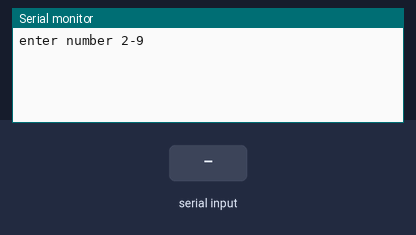
The sketch below on a simulated Arduino Uno, built with avr-gcc and run on an emulated ATmega328P. Shown: the last lines printed to the serial monitor. The inputs (shaded band) are chosen by the test bench.

Above: at 1.2 s.
1.3 s: "90,45\n" received over Serial
At 1.41 s:
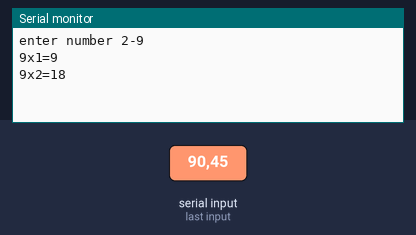
2.9 s: "30,150\n" received over Serial
At 4.92 s:
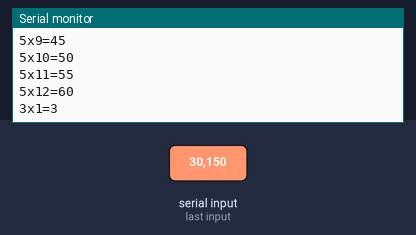
Timing chart, 0 to 6.4 s (numbered marks = the images above; inputs shaded):
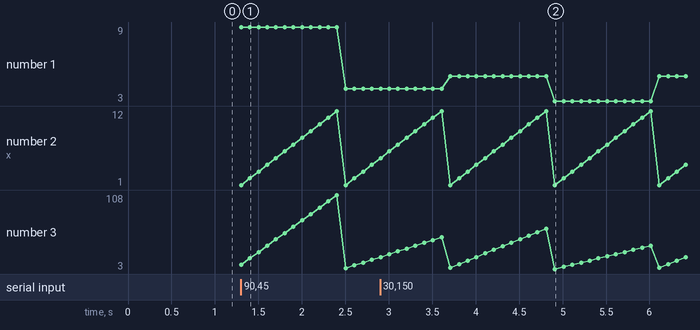

The sketch:

small_project_5.ino
```cpp
int num ;
int incom ;

void setup() {
 Serial.begin(9600);
 Serial.println("enter number 2-9 ");
}

void loop() {
  if(Serial.available() > 0) {
 incom = Serial.read()-48;

  do {
    if (incom <2){
      break;
    }
    else if (incom >9){
      break;
    }
     num ++;
     Serial.print(incom);
     Serial.print("x");
     Serial.print(num);
     Serial.print("=");
     Serial.println(incom*num);
     delay(100);
     }
     while (num<12);
      if(num=12){
          num=0;
        }
         }
            }
```

Measured:
- after the input at 1.3 s, the serial monitor: prints a new line at once (image 1)
- after the input at 2.9 s, the serial monitor: prints a new line after 2.0 s (image 2)
